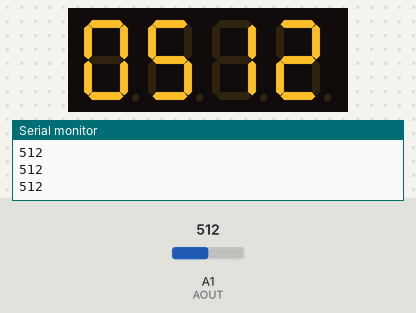
Recording of a sketch running on a simulated Arduino Leonardo, built with avr-gcc and run on an emulated ATmega32U4. Shown: 4-digit seven-segment display, the last lines printed to the serial monitor. Inputs (shaded band) come from the test bench; at power-on: A1 (AOUT) = 512.

Above: at 1.3 s.
1.4 s: A1 (AOUT) set to 716
At 2.7 s:
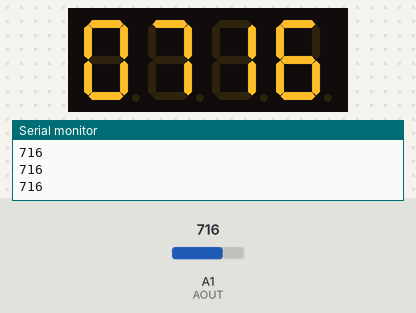
3.0 s: A1 (AOUT) set to 900
At 3.9 s:
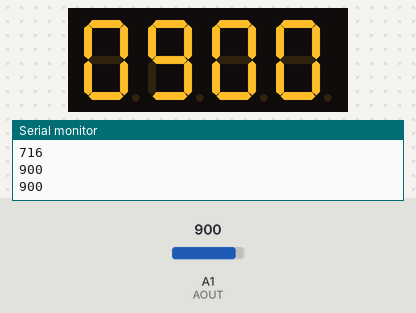
4.6 s: A1 (AOUT) set to 1023
At 5.0 s:
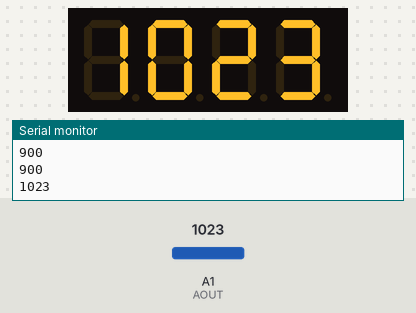
Timing chart, 0 to 7.6 s (numbered marks = the images above; inputs shaded):
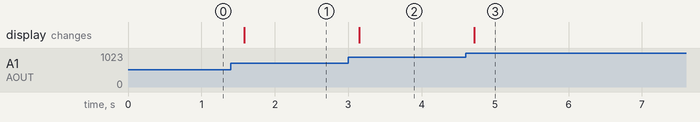

The sketch:

MoistureSensor.ino
```cpp
// Arduino Leonardo
// https://www.denshi.club/cookbook/output/led/7seg/7led74-tm1637.html
// https://wiki.dfrobot.com/Capacitive_Soil_Moisture_Sensor_SKU_SEN0193

#include <TM1637Display.h>

// Module connection pins (Digital Pins)
#define CLK 2
#define DIO 3

// Moisture Sensor
#define AOUT A1

TM1637Display display(CLK, DIO);

int soil_moisture;

void setup(){
  Serial.begin(9600);
}

void loop(){
  display.setBrightness(0x0f);

  soil_moisture = analogRead(AOUT);
  display.showNumberDecEx(soil_moisture, 0x0, true);

  Serial.println(soil_moisture);
  delay(500);
}
```

Measured:
- after the input at 1.4 s, the display: changes after 0.19 s (image 1)
- after the input at 3.0 s, the display: changes after 0.15 s (image 2)
- after the input at 4.6 s, the display: changes after 0.12 s (image 3)
